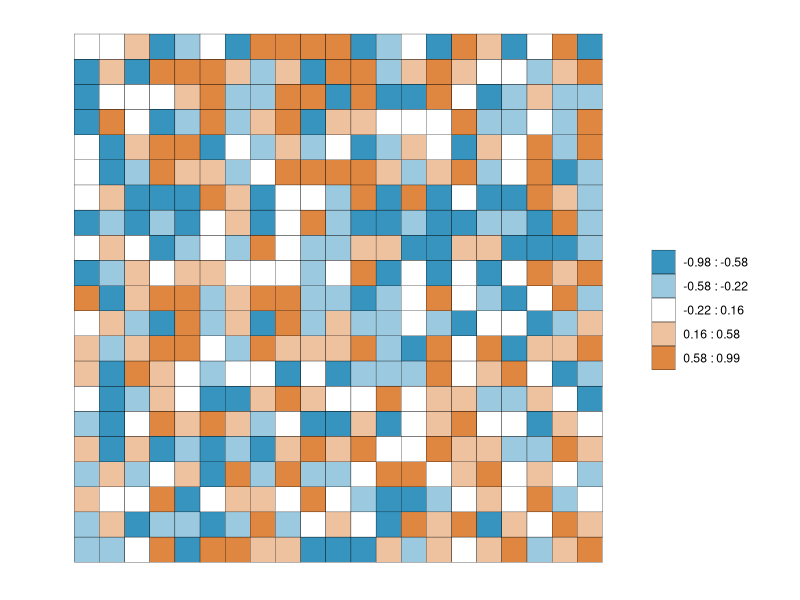

Source code (R):
#==============================================================================

                                #  heatmapLearning.R

#  Random bits of code I was testing to learn how to use heatmaps in R.
#  Eventually moved to doing this in R Markdown in RStudio in the file
#  called heatmapLearning.Rmd.

#==============================================================================

#  History:

#    BTL - 2013.11.12
#    Moved from /Users/Bill/D/Projects_RMIT/AAA_PapersInProgress/P04 a-b over a+b/R_files/heatmapLearning.R
#    to /Users/Bill/D/rdv-framework/projects/aMinusBoverAplusB/heatmapLearning.R
#    to try running it under tzar and keeping the project under version control.

#==============================================================================

#  heatmapLearning.R

#  From  http://mintgene.wordpress.com/

## required packages (plot, melt data frame, and rolling function)
library(ggplot2)
library(reshape)
library(zoo)

## repeat random selection
set.seed(1)

## create 50x10 matrix of random values from [-1, +1]
#random_matrix <- matrix(runif(500, min = -1, max = 1), nrow = 50)
random_matrix <- matrix(runif(21*21, min = -1, max = 1), nrow = 21)

## set color representation for specific values of the data distribution
quantile_range <- quantile(random_matrix, probs = seq(0, 1, 0.2))

## use http://colorbrewer2.org/ to find optimal divergent color palette (or set own)
color_palette <- colorRampPalette(c("#3794bf", "#FFFFFF", "#df8640"))(length(quantile_range) - 1)

## prepare label text (use two adjacent values for range text)
label_text <- rollapply(round(quantile_range, 2), width = 2, by = 1, FUN = function(i) paste(i, collapse = " : "))

## discretize matrix; this is the most important step, where for each value we find category of predefined ranges (modify probs argument of quantile to detail the colors)
mod_mat <- matrix(findInterval(random_matrix, quantile_range, all.inside = TRUE), nrow = nrow(random_matrix))

## remove background and axis from plot
theme_change <- theme(
    plot.background = element_blank(),
    panel.grid.minor = element_blank(),
    panel.grid.major = element_blank(),
    panel.background = element_blank(),
    panel.border = element_blank(),
    axis.line = element_blank(),
    axis.ticks = element_blank(),
    axis.text.x = element_blank(),
    axis.text.y = element_blank(),
    axis.title.x = element_blank(),
    axis.title.y = element_blank()
)

## output the graphics
ggplot(melt(mod_mat), aes(x = X1, y = X2, fill = factor(value))) +
    geom_tile(color = "black") +
    scale_fill_manual(values = color_palette, name = "", labels = label_text) +
    theme_change  +
    coord_fixed()        #  Makes to plot square (http://stackoverflow.com/questions/7056836/r-how-to-fix-the-aspect-ratio-in-ggplot)




#  You can change interval to color relationship by modifying quantile_range
#  and color_palette objects. Each sliding pair within quantile_range
#  corresponds to a single color (upper and lower boundary).

#  To change the colors within ranges, you’d write something like:
#      color_palette[4] <- "#a95af6"

# …, which would generate a heatmap like this:
#    http://s12.postimg.org/58ph022lp/comment.png
